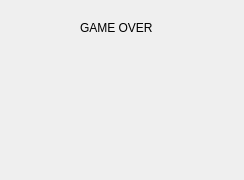
<?xml version="1.0" encoding="UTF-8"?>
<ui version="4.0">
 <class>endDialog</class>
 <widget class="QDialog" name="endDialog">
  <property name="geometry">
   <rect>
    <x>0</x>
    <y>0</y>
    <width>244</width>
    <height>180</height>
   </rect>
  </property>
  <property name="windowTitle">
   <string>Dialog</string>
  </property>
  <widget class="QLabel" name="label">
   <property name="geometry">
    <rect>
     <x>80</x>
     <y>20</y>
     <width>81</width>
     <height>16</height>
    </rect>
   </property>
   <property name="text">
    <string>GAME OVER</string>
   </property>
  </widget>
 </widget>
 <resources/>
 <connections/>
</ui>
